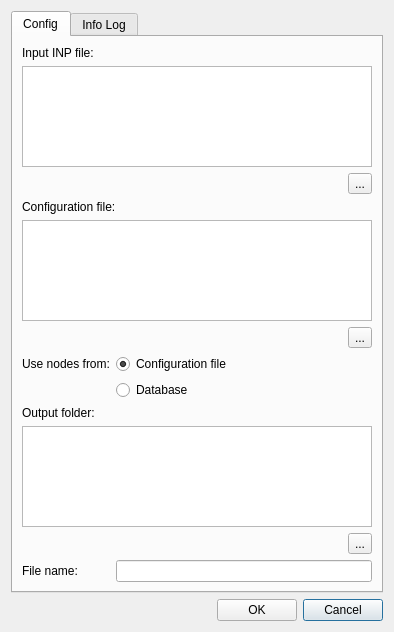
<?xml version="1.0" encoding="UTF-8"?>
<ui version="4.0">
 <class>dlg_add_demand_check</class>
 <widget class="QDialog" name="dlg_add_demand_check">
  <property name="geometry">
   <rect>
    <x>0</x>
    <y>0</y>
    <width>394</width>
    <height>632</height>
   </rect>
  </property>
  <property name="windowTitle">
   <string>Additional Demand Check</string>
  </property>
  <layout class="QGridLayout" name="gridLayout_2">
   <item row="11" column="0">
    <layout class="QGridLayout" name="lyt_buttons">
     <item row="0" column="1">
      <spacer name="horizontalSpacer">
       <property name="orientation">
        <enum>Qt::Horizontal</enum>
       </property>
       <property name="sizeHint" stdset="0">
        <size>
         <width>40</width>
         <height>20</height>
        </size>
       </property>
      </spacer>
     </item>
     <item row="0" column="3">
      <widget class="QPushButton" name="btn_cancel">
       <property name="text">
        <string>Cancel</string>
       </property>
      </widget>
     </item>
     <item row="0" column="2">
      <widget class="QPushButton" name="btn_ok">
       <property name="text">
        <string>OK</string>
       </property>
      </widget>
     </item>
     <item row="0" column="0">
      <widget class="QLabel" name="lbl_timer">
       <property name="text">
        <string/>
       </property>
      </widget>
     </item>
    </layout>
   </item>
   <item row="0" column="0">
    <widget class="QTabWidget" name="mainTab">
     <property name="currentIndex">
      <number>0</number>
     </property>
     <widget class="QWidget" name="tab_config">
      <property name="whatsThis">
       <string/>
      </property>
      <attribute name="title">
       <string>Config</string>
      </attribute>
      <layout class="QGridLayout" name="gridLayout_4">
       <item row="3" column="0" colspan="2">
        <widget class="QLabel" name="lbl_config">
         <property name="text">
          <string>Configuration file:</string>
         </property>
        </widget>
       </item>
       <item row="4" column="0" colspan="2">
        <widget class="QTextEdit" name="data_config_file"/>
       </item>
       <item row="11" column="1">
        <widget class="QLineEdit" name="txt_filename"/>
       </item>
       <item row="7" column="1">
        <widget class="QRadioButton" name="rdb_nodes_database">
         <property name="toolTip">
          <string>Retrieve node data with fid=491 from the anl_node table.</string>
         </property>
         <property name="text">
          <string>Database</string>
         </property>
        </widget>
       </item>
       <item row="8" column="0" colspan="2">
        <widget class="QLabel" name="lbl_output_folder">
         <property name="text">
          <string>Output folder:</string>
         </property>
        </widget>
       </item>
       <item row="9" column="0" colspan="2">
        <widget class="QTextEdit" name="data_output_folder"/>
       </item>
       <item row="0" column="0" colspan="2">
        <widget class="QLabel" name="lbl_input_file">
         <property name="text">
          <string>Input INP file:</string>
         </property>
        </widget>
       </item>
       <item row="6" column="0">
        <widget class="QLabel" name="lbl_nodes">
         <property name="text">
          <string>Use nodes from:</string>
         </property>
        </widget>
       </item>
       <item row="10" column="0" colspan="2" alignment="Qt::AlignRight">
        <widget class="QToolButton" name="btn_push_output_folder">
         <property name="text">
          <string>...</string>
         </property>
        </widget>
       </item>
       <item row="1" column="0" colspan="2">
        <widget class="QTextEdit" name="data_inp_input_file"/>
       </item>
       <item row="11" column="0">
        <widget class="QLabel" name="lbl_filename">
         <property name="text">
          <string>File name:</string>
         </property>
        </widget>
       </item>
       <item row="6" column="1">
        <widget class="QRadioButton" name="rdb_nodes_config">
         <property name="toolTip">
          <string>Retrieve node data from the &quot;nodes&quot; property within the configuration file.</string>
         </property>
         <property name="text">
          <string>Configuration file</string>
         </property>
         <property name="checked">
          <bool>true</bool>
         </property>
        </widget>
       </item>
       <item row="2" column="0" colspan="2" alignment="Qt::AlignRight">
        <widget class="QToolButton" name="btn_push_inp_input_file">
         <property name="text">
          <string>...</string>
         </property>
        </widget>
       </item>
       <item row="5" column="0" colspan="2" alignment="Qt::AlignRight">
        <widget class="QToolButton" name="btn_push_config_file">
         <property name="text">
          <string>...</string>
         </property>
        </widget>
       </item>
      </layout>
     </widget>
     <widget class="QWidget" name="tab_infolog">
      <attribute name="title">
       <string>Info Log</string>
      </attribute>
      <layout class="QGridLayout" name="gridLayout_5" columnstretch="0,0">
       <item row="0" column="0" colspan="2">
        <widget class="QTextEdit" name="txt_infolog">
         <property name="font">
          <font>
           <family>Courier New</family>
          </font>
         </property>
         <property name="lineWrapMode">
          <enum>QTextEdit::NoWrap</enum>
         </property>
        </widget>
       </item>
       <item row="1" column="0" colspan="2">
        <widget class="QProgressBar" name="progress_bar">
         <property name="value">
          <number>0</number>
         </property>
        </widget>
       </item>
      </layout>
     </widget>
    </widget>
   </item>
   <item row="4" column="0">
    <spacer name="verticalSpacer">
     <property name="orientation">
      <enum>Qt::Vertical</enum>
     </property>
     <property name="sizeHint" stdset="0">
      <size>
       <width>20</width>
       <height>33</height>
      </size>
     </property>
    </spacer>
   </item>
  </layout>
 </widget>
 <resources/>
 <connections/>
</ui>
